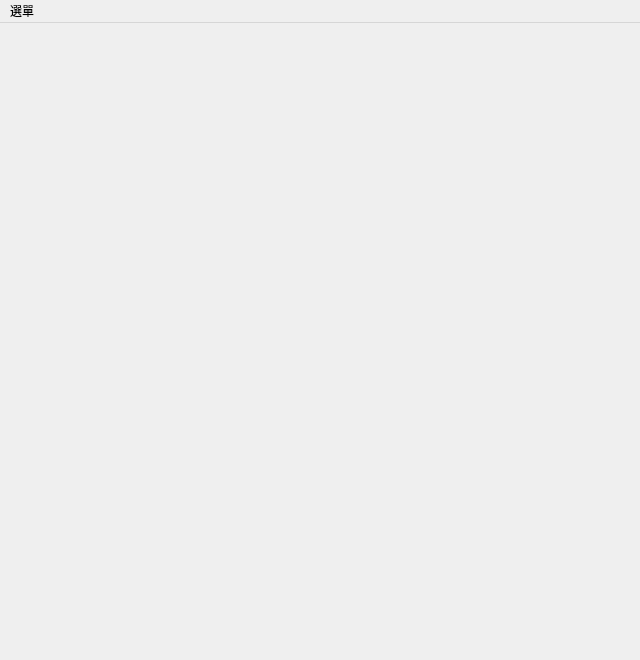
<?xml version="1.0" encoding="UTF-8"?>
<ui version="4.0">
 <class>GameWindowClass</class>
 <widget class="QMainWindow" name="GameWindowClass">
  <property name="geometry">
   <rect>
    <x>0</x>
    <y>0</y>
    <width>640</width>
    <height>660</height>
   </rect>
  </property>
  <property name="mouseTracking">
   <bool>true</bool>
  </property>
  <property name="windowTitle">
   <string>Qt五子棋</string>
  </property>
  <widget class="QWidget" name="centralWidget">
   <property name="mouseTracking">
    <bool>true</bool>
   </property>
  </widget>
  <widget class="QMenuBar" name="menuBar">
   <property name="geometry">
    <rect>
     <x>0</x>
     <y>0</y>
     <width>640</width>
     <height>21</height>
    </rect>
   </property>
   <widget class="QMenu" name="menu">
    <property name="title">
     <string>選單</string>
    </property>
    <addaction name="newGame"/>
    <addaction name="back"/>
    <addaction name="exit"/>
   </widget>
   <addaction name="menu"/>
  </widget>
  <action name="newGame">
   <property name="text">
    <string>新遊戲</string>
   </property>
  </action>
  <action name="back">
   <property name="checkable">
    <bool>false</bool>
   </property>
   <property name="enabled">
    <bool>true</bool>
   </property>
   <property name="text">
    <string>悔棋</string>
   </property>
   <property name="visible">
    <bool>true</bool>
   </property>
  </action>
  <action name="home">
   <property name="text">
    <string>返回主頁</string>
   </property>
  </action>
  <action name="exit">
   <property name="text">
    <string>退出遊戲</string>
   </property>
  </action>
 </widget>
 <layoutdefault spacing="6" margin="11"/>
 <resources/>
 <connections/>
</ui>
